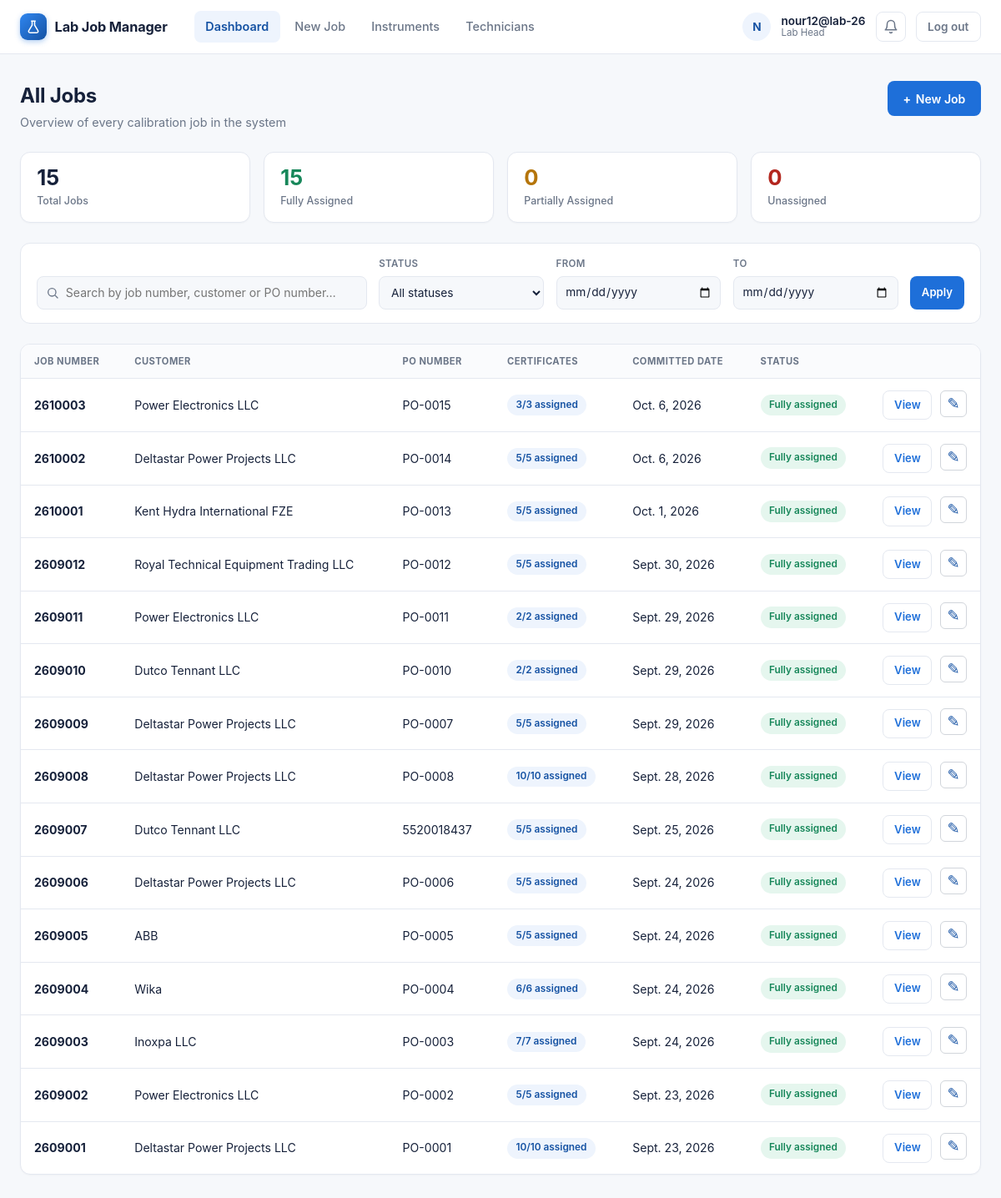
Before: / (signed in) with the older database file.
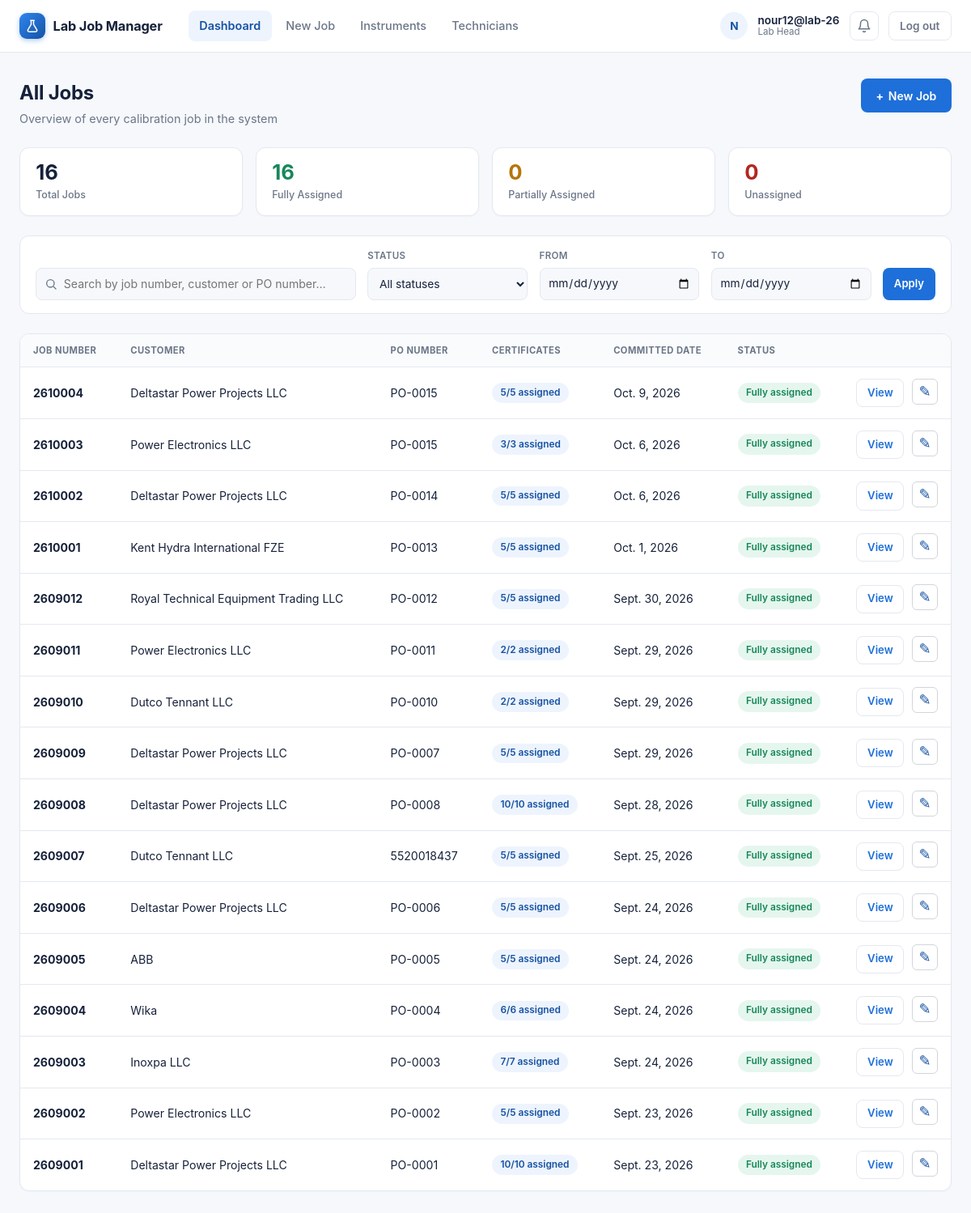
After: the same page with the newer database file.
### labmanager/models.py (models this page shows, shortened)
class Job(models.Model):
    job_number = models.CharField(max_length=20, unique=True, editable=False)
    customer_name = models.CharField(max_length=200)
    customer_address = models.TextField(blank=True)
    telephone_number = models.CharField(
        max_length=50,
        blank=True
    )
    fax_number = models.CharField(
        max_length=50,
        blank=True
    )
    location = models.CharField(
        max_length=200,
        blank=True,
        choices=LOCATION_CHOICES
    )
    scope_of_work = models.CharField(
        max_length=500,
        blank=True
    )
    po_number = models.CharField(max_length=100)
    quantity = models.PositiveIntegerField(help_text="Total number of certificates for this job")
    committed_date = models.DateField(null=True, blank=True)
    created_by = models.ForeignKey(User, on_delete=models.PROTECT, related_name="jobs_created")
    created_at = models.DateTimeField(auto_now_add=True)
    class Meta:
        ordering = ["-created_at"]
    @property
    def certificates_assigned_count(self):
        return sum(li.quantity for li in self.line_items.all())

class JobLineItem(models.Model):
    job = models.ForeignKey(Job, on_delete=models.CASCADE, related_name="line_items")
    instrument = models.ForeignKey(Instrument, on_delete=models.PROTECT, related_name="line_items")
    model = models.CharField(max_length=150, blank=True)
    range_from = models.DecimalField(max_digits=12, decimal_places=2, null=True, blank=True)
    range_to = models.DecimalField(max_digits=12, decimal_places=2, null=True, blank=True)
    unit = models.CharField(max_length=50, blank=True, null=True, choices=UNIT_CHOICES)
    quantity = models.PositiveIntegerField(default=1)
    assigned_to = models.ForeignKey(User, on_delete=models.PROTECT,  related_name="assigned_line_items", limit_choices_to={"role": User.Role.TECHNICIAN},)
    calibration_points = models.PositiveIntegerField(default=1)
    calibration_validity_value = models.PositiveIntegerField(
        null=True,
        blank=True,
        verbose_name="Calibration Validity",
    )
    calibration_validity_unit = models.CharField(
        max_length=10,
        choices=CALIBRATION_VALIDITY_UNIT_CHOICES,
        default="years",
        blank=True,
    )
    reference_procedure = models.CharField(max_length=150, blank=True, choices=REFERENCE_PROCEDURE_CHOICES)

### labmanager/views.py (the view, shortened to what this page needs)
# urls.py: path("", views.dashboard, name="dashboard"),
@login_required
def dashboard(request):
    if request.user.is_lab_head:
        jobs = Job.objects.all()
    else:
        jobs = Job.objects.filter(line_items__assigned_to=request.user).distinct()
    search_query = request.GET.get("q", "").strip()
    status_filter = request.GET.get("status", "").strip()
    date_from = request.GET.get("date_from", "").strip()
    date_to = request.GET.get("date_to", "").strip()
    if date_from:
        jobs = jobs.filter(committed_date__gte=date_from)
    if date_to:
        jobs = jobs.filter(committed_date__lte=date_to)
    jobs = jobs.distinct()
    jobs_list = list(jobs)
    complete_count = 0
    partial_count = 0
    unassigned_count = 0
    for job in jobs_list:
        assigned = job.certificates_assigned_count
        job.assignment_percent = int(round((assigned / job.quantity) * 100)) if job.quantity else 0
        if assigned <= 0:
            job.assignment_status = "unassigned"
            unassigned_count += 1
        elif assigned < job.quantity:
            job.assignment_status = "partial"
            partial_count += 1
        else:
            job.assignment_status = "complete"
            complete_count += 1
    if status_filter in ("complete", "partial", "unassigned"):
        jobs_list = [j for j in jobs_list if j.assignment_status == status_filter]
    context = {
        "jobs": jobs_list,
        "search_query": search_query,
        "status_filter": status_filter,
        "date_from": date_from,
        "date_to": date_to,
        "total_jobs": len(jobs_list) if not status_filter else (complete_count + partial_count + unassigned_count),
        "complete_count": complete_count,
        "partial_count": partial_count,
        "unassigned_count": unassigned_count,
    }
    return render(request, "labmanager/dashboard.html", context)

### labmanager/context_processors.py (called while the page is built)
def notifications(request):
    user = getattr(request, "user", None)
    if not user or not user.is_authenticated:
        return {}
    qs = Notification.objects.filter(recipient=user)
    return {
        "unread_notification_count": qs.filter(is_read=False).count(),
        "recent_notifications": list(qs[:10]),
    }

### labmanager/models.py (called while the page is built)
    @property
    def is_lab_head(self):
        return self.role == self.Role.LAB_HEAD

### labmanager/templates/labmanager/dashboard.html (shortened to what the changed rows need)
{% extends "labmanager/base.html" %}
{% block content %}
<div class="dash-page">
    <div class="dash-header">
        <div>
            <h1>{% if user.is_lab_head %}All Jobs{% else %}My Assigned Jobs{% endif %}</h1>
        </div>
    </div>
    <div class="dash-stats">
        <div class="dash-stat">
            <span class="dash-stat-value">{{ total_jobs }}</span>
            <span class="dash-stat-label">Total Jobs</span>
        </div>
        <div class="dash-stat">
            <span class="dash-stat-value dash-stat-complete">{{ complete_count }}</span>
            <span class="dash-stat-label">Fully Assigned</span>
        </div>
    </div>
    <div class="dash-card">
        <div class="dash-table-wrap">
            <table class="dash-table">
                <thead>
                    <tr>
                        <th>Job Number</th>
                        <th>Customer</th>
                        <th>PO Number</th>
                        <th>Certificates</th>
                        <th>Committed Date</th>
                        <th>Status</th>
                        <th class="dash-col-action"></th>
                    </tr>
                </thead>
                <tbody>
                    {% for job in jobs %}
                    <tr>
                        <td data-label="Job Number"><span class="dash-job-number">{{ job.job_number }}</span></td>
                        <td data-label="Customer">{{ job.customer_name }}</td>
                        <td data-label="PO Number">{{ job.po_number }}</td>
                        <td><span class="pill">{{ job.certificates_assigned_count }}/{{ job.quantity }} assigned</span></td>
                        <td data-label="Committed Date">{{ job.committed_date|default:"—" }}</td>
                        <td data-label="Status">
                            {% if job.assignment_status == "complete" %}
                                <span class="dash-badge dash-badge-complete">Fully assigned</span>
                            {% elif job.assignment_status == "partial" %}
                                <span class="dash-badge dash-badge-partial">Partially assigned</span>
                            {% else %}
                                <span class="dash-badge dash-badge-unassigned">Unassigned</span>
                            {% endif %}
                        </td>
                        <td data-label="" class="dash-col-action">
                            <a
                                class="dash-btn dash-btn-ghost dash-btn-small"
                                href="{% url 'job_detail' job.pk %}">
                                View
                            </a>
                            {% if user.is_lab_head %}
                                <a
                                    class="dash-edit-icon"
                                    href="{% url 'job_edit' job.pk %}"
                                    title="Edit Job"
                                    aria-label="Edit Job">
                                    ✎
                                </a>
                            {% endif %}
                        </td>
                    </tr>
                    {% endfor %}
                </tbody>
            </table>
        </div>
    </div>
</div>
{% endblock %}

Changed rows visible on the page:
added Job: job_number "2610004", customer_name "Deltastar Power Projects LLC", po_number "PO-0015", certificates_assigned_count "5", quantity "5", committed_date "Oct. 9, 2026", shows "Fully assigned"
Other visible differences:
{{ total_jobs }}: "15" → "16"
{{ complete_count }}: "15" → "16"
